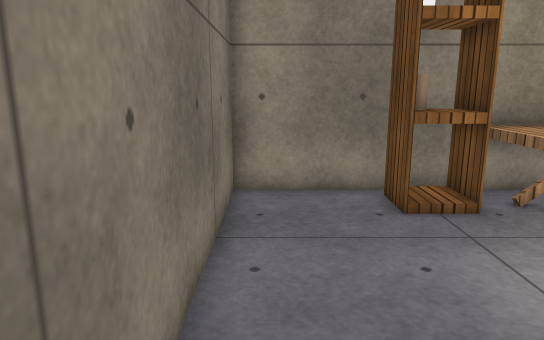
View 1 (above)

12 first-person views from a walk through a scene from a Unity 3-D project. The camera is 1.3 m above the floor, tilts 12° down and sees 70° across. The floor is counted in squares, 0.5 m on a side. Each view is taken from the middle of a square. On the plan, view 1 faces up. The plan holds only what a view shows up to about 20 squares ahead; the rest is blank. The player character is not drawn. Surface patterns are stand-ins for the level's own textures.

View 2
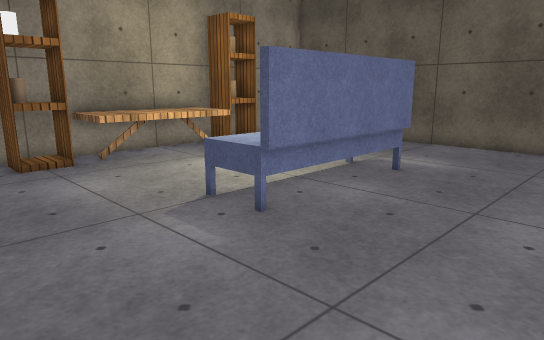

View 3
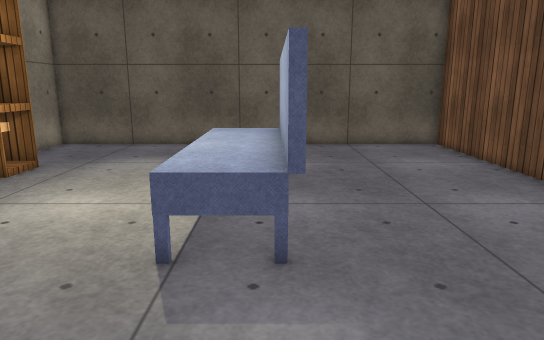

View 4
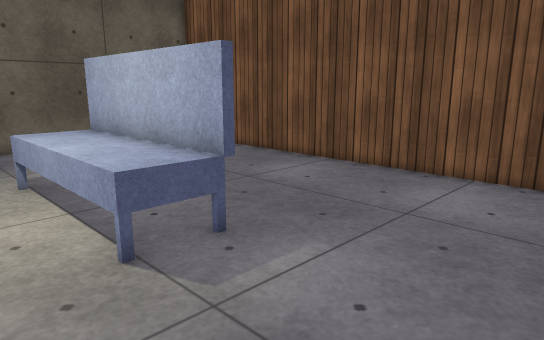

View 5
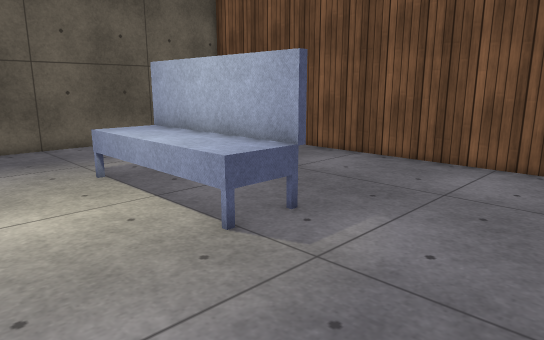

View 6
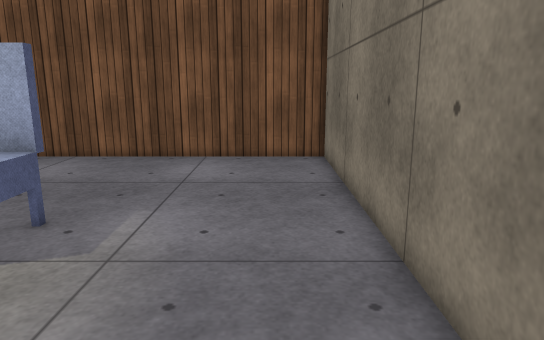

View 7
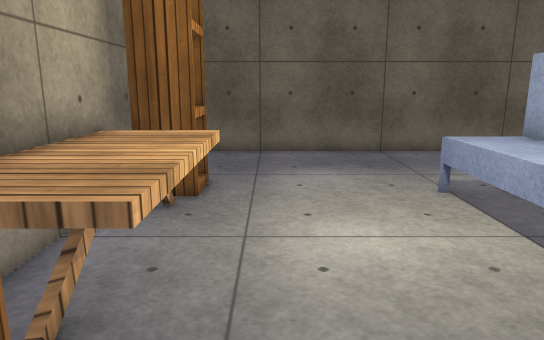

View 8
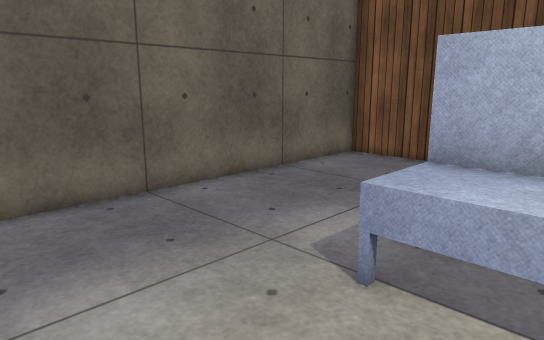

View 9
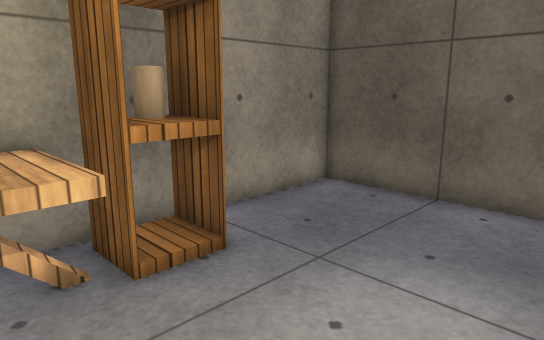

View 10
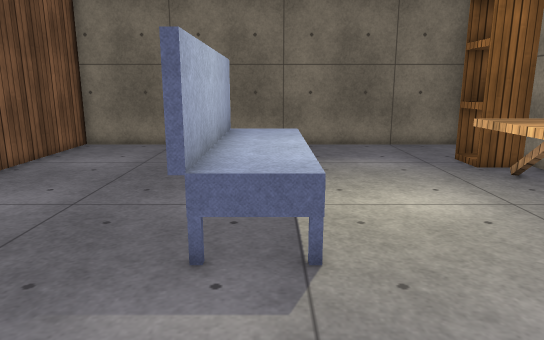

View 11
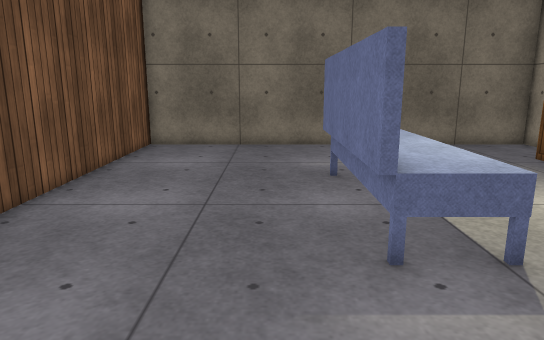

View 12
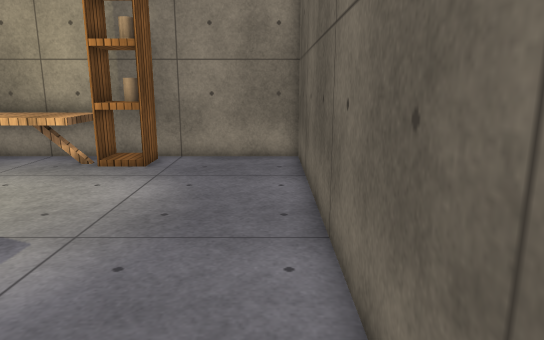

### Floor plan
Key: @ floor where view 1 was taken; # wall or solid block; . floor; B bookshelf; S sofa; O other object.
Columns run from 1 left of view 1 to 18 right of it. Each row starts with its distance up from view 1.
 10 #######     ########
  9 #...OB#########....#
  8 #...BB#######B#....#
  7 #.....######.......#
  6 #..................#
  5 #..................#
  4 #..................#
  3 #..................#
  2 #......######......#
  1 #.....SSSSSSSS.....#
  0 #@....SSSSSSSS.....#
 -1 #......      ......#
 -2 #..................#
 -3 #..................#
 -4 #..................#
 -5 #..................#
 -6 #..................#
 -7 #..................#
 -8 ####################

Positions as (right, up) in squares from view 1, and headings:
1: (0, 0), facing up
2: (0, -6), facing up-right
3: (0, 0), facing right
4: (0, 4), facing down-right
5: (0, 6), facing down-right
6: (1, 7), facing down
7: (2, 6), facing right
8: (9, 6), facing down-right
9: (9, 3), facing up-right
10: (17, 1), facing left
11: (17, -2), facing left
12: (17, -5), facing up
